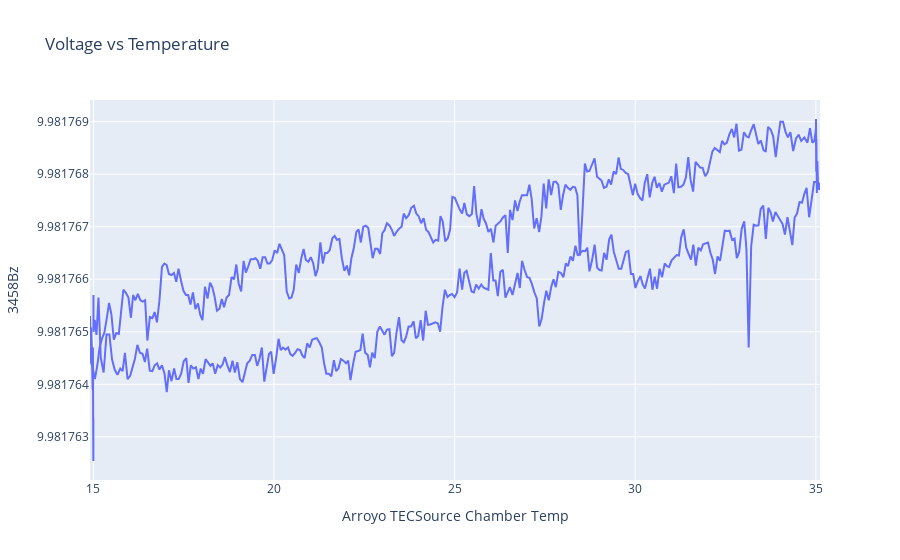

The notebook cell saved with this chart:
### Code cell
import pandas as pd
import plotly.express as px

# Fetch data
columns = ["Time", "Arroyo TECSource Chamber Temp", "3458Bz"]
raw=pd.read_csv("https://raw.githubusercontent.com/marcoreps/multiinstrumentalist/master/csv/20230117-162935_ADRmu7_15_35_TC_sweep.csv", usecols=columns)

# Use datetime as index
raw["Time"] = pd.to_datetime(raw["Time"])
raw = raw.set_index(pd.DatetimeIndex(raw["Time"]))
raw = raw.drop('Time', axis=1)

raw=raw.resample('10s').mean()
fig = px.line(raw, x = 'Arroyo TECSource Chamber Temp', y = '3458Bz', title='Voltage vs Temperature')
fig.show()

### Figure 1 — Plotly figure (JSON) as saved in the notebook; plotly's stock layout.template omitted (floating-point values rounded to 4 significant figures; data arrays with more than 128 entries replaced by an {"elided": "..."} marker saying what was removed)
{"data": [{"hovertemplate": "Arroyo TECSource Chamber Temp=%{x}<br>3458Bz=%{y}<extra></extra>", "legendgroup": "", "line": {"color": "#636efa", "dash": "solid"}, "mode": "lines", "name": "", "orientation": "v", "showlegend": false, "type": "scatter", "x": {"elided": "850 float values"}, "xaxis": "x", "y": {"elided": "850 float values"}, "yaxis": "y"}], "layout": {"autosize": true, "legend": {"tracegroupgap": 0}, "title": {"text": "Voltage vs Temperature"}, "xaxis": {"anchor": "y", "autorange": true, "domain": [0, 1], "range": [14.9, 35.12], "title": {"text": "Arroyo TECSource Chamber Temp"}, "type": "linear"}, "yaxis": {"anchor": "x", "autorange": true, "domain": [0, 1], "range": [9.982, 9.982], "title": {"text": "3458Bz"}, "type": "linear"}}}
